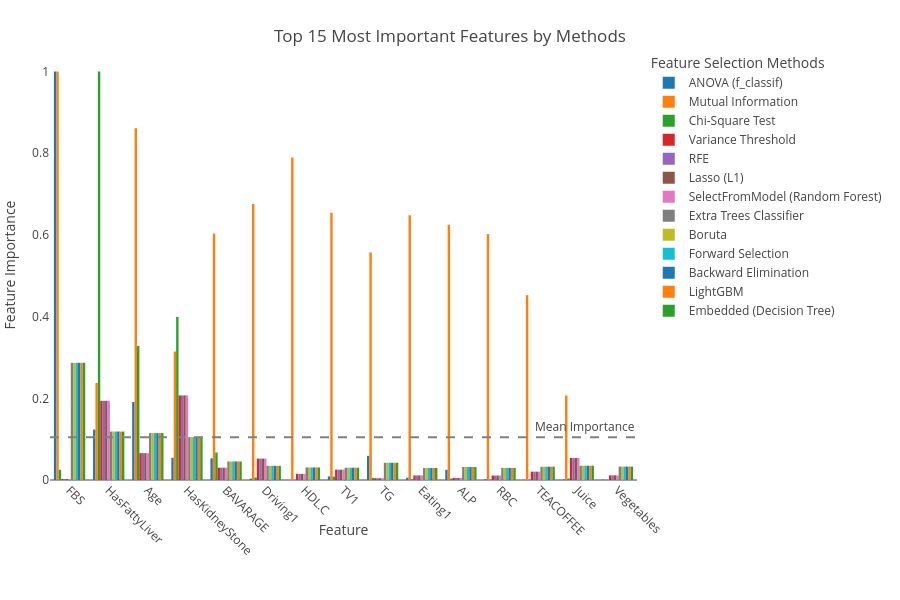

Here is the notebook cell this chart was saved with:
### Code cell
import pandas as pd
import plotly.express as px

# Assuming `X` is your DataFrame with the real feature names (predictors)
# Assuming `feature_importances` is a dictionary where each key is a method, 
# and the value is a pandas Series or DataFrame with feature importance scores.

# Convert the feature importances into a DataFrame for visualization
importance_df = pd.DataFrame(feature_importances).T  # Transpose so that methods are rows
importance_df.columns = X_train.columns  # Use the actual feature names from X
importance_df.columns = importance_df.columns.str.replace(r'num_imputer__','')
importance_df = importance_df.reset_index().rename(columns={'index': 'Feature Selection Method'})

# Determine the most important predictors (e.g., top N important features)
top_n = 15  # You can change this number to select more or fewer features

# Aggregate feature importance across all methods by averaging importance scores
importance_avg = importance_df.drop('Feature Selection Method', axis=1).mean(axis=0)

# Get the top N most important features
top_features = importance_avg.nlargest(top_n).index

# Filter the original importance DataFrame to include only the top features
importance_top_features_df = importance_df[['Feature Selection Method'] + list(top_features)]

# Melt the DataFrame for better visualization
importance_melted = importance_top_features_df.melt(id_vars=['Feature Selection Method'], 
                                                    var_name='Feature', 
                                                    value_name='Importance')

# Create a bar plot using Plotly to compare feature importance across different methods
fig_importance = px.bar(
    importance_melted,
    x='Feature',
    y='Importance',
    color='Feature Selection Method',
    title=f'Top {top_n} Most Important Features by Methods',
    labels={'Importance': 'Feature Importance', 'Feature Selection Method': 'Method'},
    height=600,
    barmode='group',  # Group bars for comparison
    category_orders={'Feature': list(top_features)},  # Ensure top features are sorted
    color_continuous_scale='Viridis',  # Use a gradient color scale for visual effect
)

# Update plot layout for better presentation
fig_importance.update_layout(
    legend_title="Feature Selection Methods", 
    xaxis_title="Feature", 
    yaxis_title="Feature Importance",
    xaxis={'tickangle': 45, 'showgrid': False},  # Rotate feature labels for readability
    yaxis={'showgrid': True, 'gridcolor': 'rgba(255, 255, 255, 0.3)'},  # Add a grid for better readability
    plot_bgcolor='rgba(0,0,0,0)',  # Make background transparent
    margin=dict(t=50, b=120, l=50, r=50),  # Adjust margins to prevent clipping of labels
    title_x=0.5,  # Center the title
    title_y=0.95,  # Move the title to the top
)

# Add horizontal line at mean importance level across all methods for reference
fig_importance.add_hline(
    y=importance_melted['Importance'].mean(), 
    line=dict(color='gray', dash='dash', width=2), 
    annotation_text='Mean Importance', 
    annotation_position='top right', 
    annotation_font_size=12
)

# Show the plot
fig_importance.show()
title=str(f"Top {top_n} Most Important Features by Methods1")
#fig_importance.write_image("Images/"+title + ".png", scale=6)

### Figure 1 — Plotly figure (JSON) as saved in the notebook; plotly's stock layout.template omitted (floating-point values rounded to 4 significant figures)
{"data": [{"alignmentgroup": "True", "hovertemplate": "Method=ANOVA (f_classif)<br>Feature=%{x}<br>Feature Importance=%{y}<extra></extra>", "legendgroup": "ANOVA (f_classif)", "marker": {"color": "#1F77B4", "pattern": {"shape": ""}}, "name": "ANOVA (f_classif)", "offsetgroup": "ANOVA (f_classif)", "orientation": "v", "showlegend": true, "textposition": "auto", "type": "bar", "x": ["FBS", "HasFattyLiver", "Age", "HasKidneyStone", "BAVARAGE", "Driving1", "HDL.C", "TV1", "TG", "Eating1", "ALP", "RBC", "TEACOFFEE", "Juice", "Vegetables"], "xaxis": "x", "y": [1, 0.1236, 0.191, 0.05436, 0.05308, 0.003252, 0, 0.008795, 0.0591, 0.005632, 0.02517, 0.001896, 0.0004508, 0.001642, 0.001126], "yaxis": "y"}, {"alignmentgroup": "True", "hovertemplate": "Method=Mutual Information<br>Feature=%{x}<br>Feature Importance=%{y}<extra></extra>", "legendgroup": "Mutual Information", "marker": {"color": "#FF7F0E", "pattern": {"shape": ""}}, "name": "Mutual Information", "offsetgroup": "Mutual Information", "orientation": "v", "showlegend": true, "textposition": "auto", "type": "bar", "x": ["FBS", "HasFattyLiver", "Age", "HasKidneyStone", "BAVARAGE", "Driving1", "HDL.C", "TV1", "TG", "Eating1", "ALP", "RBC", "TEACOFFEE", "Juice", "Vegetables"], "xaxis": "x", "y": [1, 0.2376, 0.8608, 0.3146, 0.6032, 0.6759, 0.7893, 0.6539, 0.557, 0.648, 0.6248, 0.6021, 0.4524, 0.207, 0], "yaxis": "y"}, {"alignmentgroup": "True", "hovertemplate": "Method=Chi-Square Test<br>Feature=%{x}<br>Feature Importance=%{y}<extra></extra>", "legendgroup": "Chi-Square Test", "marker": {"color": "#2CA02C", "pattern": {"shape": ""}}, "name": "Chi-Square Test", "offsetgroup": "Chi-Square Test", "orientation": "v", "showlegend": true, "textposition": "auto", "type": "bar", "x": ["FBS", "HasFattyLiver", "Age", "HasKidneyStone", "BAVARAGE", "Driving1", "HDL.C", "TV1", "TG", "Eating1", "ALP", "RBC", "TEACOFFEE", "Juice", "Vegetables"], "xaxis": "x", "y": [0.02495, 1, 0.3283, 0.3993, 0.06727, 0.006141, 0, 0.008379, 0.005133, 0.001872, 0.003405, 0.0006335, 0.0003596, 0.003671, 0.0003356], "yaxis": "y"}, {"alignmentgroup": "True", "hovertemplate": "Method=Variance Threshold<br>Feature=%{x}<br>Feature Importance=%{y}<extra></extra>", "legendgroup": "Variance Threshold", "marker": {"color": "#D62728", "pattern": {"shape": ""}}, "name": "Variance Threshold", "offsetgroup": "Variance Threshold", "orientation": "v", "showlegend": true, "textposition": "auto", "type": "bar", "x": ["FBS", "HasFattyLiver", "Age", "HasKidneyStone", "BAVARAGE", "Driving1", "HDL.C", "TV1", "TG", "Eating1", "ALP", "RBC", "TEACOFFEE", "Juice", "Vegetables"], "xaxis": "x", "y": [0.002493, 0.1939, 0.06581, 0.2071, 0.03007, 0.05239, 0.01505, 0.02532, 0.004385, 0.0113, 0.005067, 0.01083, 0.02043, 0.054, 0.01142], "yaxis": "y"}, {"alignmentgroup": "True", "hovertemplate": "Method=RFE<br>Feature=%{x}<br>Feature Importance=%{y}<extra></extra>", "legendgroup": "RFE", "marker": {"color": "#9467BD", "pattern": {"shape": ""}}, "name": "RFE", "offsetgroup": "RFE", "orientation": "v", "showlegend": true, "textposition": "auto", "type": "bar", "x": ["FBS", "HasFattyLiver", "Age", "HasKidneyStone", "BAVARAGE", "Driving1", "HDL.C", "TV1", "TG", "Eating1", "ALP", "RBC", "TEACOFFEE", "Juice", "Vegetables"], "xaxis": "x", "y": [0.002493, 0.1939, 0.06581, 0.2071, 0.03007, 0.05239, 0.01505, 0.02532, 0.004385, 0.0113, 0.005067, 0.01083, 0.02043, 0.054, 0.01142], "yaxis": "y"}, {"alignmentgroup": "True", "hovertemplate": "Method=Lasso (L1)<br>Feature=%{x}<br>Feature Importance=%{y}<extra></extra>", "legendgroup": "Lasso (L1)", "marker": {"color": "#8C564B", "pattern": {"shape": ""}}, "name": "Lasso (L1)", "offsetgroup": "Lasso (L1)", "orientation": "v", "showlegend": true, "textposition": "auto", "type": "bar", "x": ["FBS", "HasFattyLiver", "Age", "HasKidneyStone", "BAVARAGE", "Driving1", "HDL.C", "TV1", "TG", "Eating1", "ALP", "RBC", "TEACOFFEE", "Juice", "Vegetables"], "xaxis": "x", "y": [0.002493, 0.1939, 0.06581, 0.2071, 0.03007, 0.05239, 0.01505, 0.02532, 0.004385, 0.0113, 0.005067, 0.01083, 0.02043, 0.054, 0.01142], "yaxis": "y"}, {"alignmentgroup": "True", "hovertemplate": "Method=SelectFromModel (Random Forest)<br>Feature=%{x}<br>Feature Importance=%{y}<extra></extra>", "legendgroup": "SelectFromModel (Random Forest)", "marker": {"color": "#E377C2", "pattern": {"shape": ""}}, "name": "SelectFromModel (Random Forest)", "offsetgroup": "SelectFromModel (Random Forest)", "orientation": "v", "showlegend": true, "textposition": "auto", "type": "bar", "x": ["FBS", "HasFattyLiver", "Age", "HasKidneyStone", "BAVARAGE", "Driving1", "HDL.C", "TV1", "TG", "Eating1", "ALP", "RBC", "TEACOFFEE", "Juice", "Vegetables"], "xaxis": "x", "y": [0.002493, 0.1939, 0.06581, 0.2071, 0.03007, 0.05239, 0.01505, 0.02532, 0.004385, 0.0113, 0.005067, 0.01083, 0.02043, 0.054, 0.01142], "yaxis": "y"}, {"alignmentgroup": "True", "hovertemplate": "Method=Extra Trees Classifier<br>Feature=%{x}<br>Feature Importance=%{y}<extra></extra>", "legendgroup": "Extra Trees Classifier", "marker": {"color": "#7F7F7F", "pattern": {"shape": ""}}, "name": "Extra Trees Classifier", "offsetgroup": "Extra Trees Classifier", "orientation": "v", "showlegend": true, "textposition": "auto", "type": "bar", "x": ["FBS", "HasFattyLiver", "Age", "HasKidneyStone", "BAVARAGE", "Driving1", "HDL.C", "TV1", "TG", "Eating1", "ALP", "RBC", "TEACOFFEE", "Juice", "Vegetables"], "xaxis": "x", "y": [0.2869, 0.1186, 0.1149, 0.105, 0.0454, 0.03477, 0.03074, 0.03018, 0.0422, 0.02941, 0.03193, 0.02966, 0.03261, 0.03493, 0.03282], "yaxis": "y"}, {"alignmentgroup": "True", "hovertemplate": "Method=Boruta<br>Feature=%{x}<br>Feature Importance=%{y}<extra></extra>", "legendgroup": "Boruta", "marker": {"color": "#BCBD22", "pattern": {"shape": ""}}, "name": "Boruta", "offsetgroup": "Boruta", "orientation": "v", "showlegend": true, "textposition": "auto", "type": "bar", "x": ["FBS", "HasFattyLiver", "Age", "HasKidneyStone", "BAVARAGE", "Driving1", "HDL.C", "TV1", "TG", "Eating1", "ALP", "RBC", "TEACOFFEE", "Juice", "Vegetables"], "xaxis": "x", "y": [0.2869, 0.1186, 0.1149, 0.105, 0.0454, 0.03477, 0.03074, 0.03018, 0.0422, 0.02941, 0.03193, 0.02966, 0.03261, 0.03493, 0.03282], "yaxis": "y"}, {"alignmentgroup": "True", "hovertemplate": "Method=Forward Selection<br>Feature=%{x}<br>Feature Importance=%{y}<extra></extra>", "legendgroup": "Forward Selection", "marker": {"color": "#17BECF", "pattern": {"shape": ""}}, "name": "Forward Selection", "offsetgroup": "Forward Selection", "orientation": "v", "showlegend": true, "textposition": "auto", "type": "bar", "x": ["FBS", "HasFattyLiver", "Age", "HasKidneyStone", "BAVARAGE", "Driving1", "HDL.C", "TV1", "TG", "Eating1", "ALP", "RBC", "TEACOFFEE", "Juice", "Vegetables"], "xaxis": "x", "y": [0.2869, 0.1186, 0.1149, 0.105, 0.0454, 0.03477, 0.03074, 0.03018, 0.0422, 0.02941, 0.03193, 0.02966, 0.03261, 0.03493, 0.03282], "yaxis": "y"}, {"alignmentgroup": "True", "hovertemplate": "Method=Backward Elimination<br>Feature=%{x}<br>Feature Importance=%{y}<extra></extra>", "legendgroup": "Backward Elimination", "marker": {"color": "#1F77B4", "pattern": {"shape": ""}}, "name": "Backward Elimination", "offsetgroup": "Backward Elimination", "orientation": "v", "showlegend": true, "textposition": "auto", "type": "bar", "x": ["FBS", "HasFattyLiver", "Age", "HasKidneyStone", "BAVARAGE", "Driving1", "HDL.C", "TV1", "TG", "Eating1", "ALP", "RBC", "TEACOFFEE", "Juice", "Vegetables"], "xaxis": "x", "y": [0.2869, 0.1186, 0.1149, 0.105, 0.0454, 0.03477, 0.03074, 0.03018, 0.0422, 0.02941, 0.03193, 0.02966, 0.03261, 0.03493, 0.03282], "yaxis": "y"}, {"alignmentgroup": "True", "hovertemplate": "Method=LightGBM<br>Feature=%{x}<br>Feature Importance=%{y}<extra></extra>", "legendgroup": "LightGBM", "marker": {"color": "#FF7F0E", "pattern": {"shape": ""}}, "name": "LightGBM", "offsetgroup": "LightGBM", "orientation": "v", "showlegend": true, "textposition": "auto", "type": "bar", "x": ["FBS", "HasFattyLiver", "Age", "HasKidneyStone", "BAVARAGE", "Driving1", "HDL.C", "TV1", "TG", "Eating1", "ALP", "RBC", "TEACOFFEE", "Juice", "Vegetables"], "xaxis": "x", "y": [0.2869, 0.1186, 0.1149, 0.105, 0.0454, 0.03477, 0.03074, 0.03018, 0.0422, 0.02941, 0.03193, 0.02966, 0.03261, 0.03493, 0.03282], "yaxis": "y"}, {"alignmentgroup": "True", "hovertemplate": "Method=Embedded (Decision Tree)<br>Feature=%{x}<br>Feature Importance=%{y}<extra></extra>", "legendgroup": "Embedded (Decision Tree)", "marker": {"color": "#2CA02C", "pattern": {"shape": ""}}, "name": "Embedded (Decision Tree)", "offsetgroup": "Embedded (Decision Tree)", "orientation": "v", "showlegend": true, "textposition": "auto", "type": "bar", "x": ["FBS", "HasFattyLiver", "Age", "HasKidneyStone", "BAVARAGE", "Driving1", "HDL.C", "TV1", "TG", "Eating1", "ALP", "RBC", "TEACOFFEE", "Juice", "Vegetables"], "xaxis": "x", "y": [0.2869, 0.1186, 0.1149, 0.105, 0.0454, 0.03477, 0.03074, 0.03018, 0.0422, 0.02941, 0.03193, 0.02966, 0.03261, 0.03493, 0.03282], "yaxis": "y"}], "layout": {"annotations": [{"font": {"size": 12}, "showarrow": false, "text": "Mean Importance", "x": 1, "xanchor": "right", "xref": "x domain", "y": 0.1048, "yanchor": "bottom", "yref": "y"}], "barmode": "group", "height": 600, "legend": {"title": {"text": "Feature Selection Methods"}, "tracegroupgap": 0}, "margin": {"b": 120, "l": 50, "r": 50, "t": 50}, "plot_bgcolor": "rgba(0,0,0,0)", "shapes": [{"line": {"color": "gray", "dash": "dash", "width": 2}, "type": "line", "x0": 0, "x1": 1, "xref": "x domain", "y0": 0.1048, "y1": 0.1048, "yref": "y"}], "title": {"text": "Top 15 Most Important Features by Methods", "x": 0.5, "y": 0.95}, "xaxis": {"anchor": "y", "categoryarray": ["FBS", "HasFattyLiver", "Age", "HasKidneyStone", "BAVARAGE", "Driving1", "HDL.C", "TV1", "TG", "Eating1", "ALP", "RBC", "TEACOFFEE", "Juice", "Vegetables"], "categoryorder": "array", "domain": [0, 1], "showgrid": false, "tickangle": 45, "title": {"text": "Feature"}}, "yaxis": {"anchor": "x", "domain": [0, 1], "gridcolor": "rgba(255, 255, 255, 0.3)", "showgrid": true, "title": {"text": "Feature Importance"}}}}
